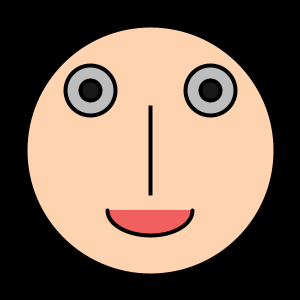
Frame 1 (no input)
Frame 60 (the mouse pressed at the canvas centre just before this capture): identical to frame 1, image omitted
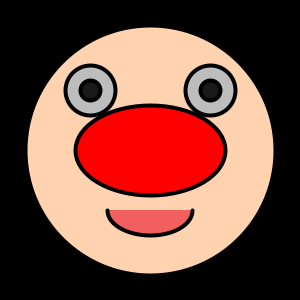
Frame 120 (the mouse held since frame 60 and released just before this capture)

The Processing sketch that drew these frames (run headless with seeded random() and noise(); from frame 60 on, the mouse is pressed at the canvas centre):

// Processing sketch: processing_92324
// ── processing_92324.pde

void setup() {
  size(300, 300);
  smooth();

}

void draw() {
  strokeWeight(4);
  background(0);
  line(0, 200, 300, 200);
  line(0, 100, 300, 100);
  line(0, 0, 300, 0);
  line(100, 300, 100, 0);
  line(200, 300, 200, 0);
  

  
  //face
  fill(255, 211, 176);
  ellipse(150, 150, 250, 250);
  //eyes
  fill(189);
  ellipse(90, 90, 50, 50);
  ellipse(210, 90, 50, 50);
  //pupils
  fill(25);
  ellipse(90,90,20,20);
  ellipse(210,90,20,20);

  //mouth
  fill(255,36,36);

  fill(241,95,95);
  arc(150,210,85,50,0,PI,OPEN);

  //nose
  fill(255, 0, 0);
  ellipse(150, 150, mouseX, 90);
  


}
